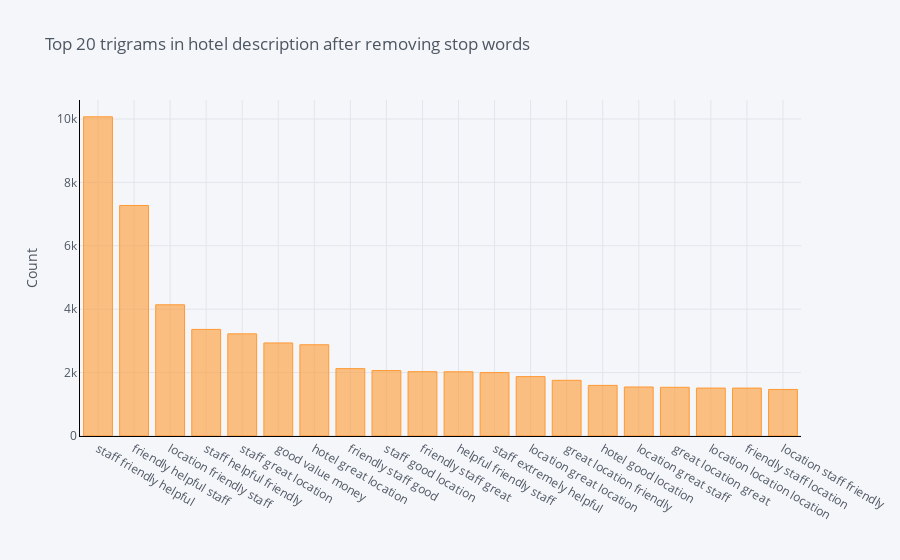

The notebook cell this image was saved under:
### Markdown cell above
### With stopwords

### Code cell
common_words = get_top_n_words_with_stop_words(hotel_review['review_text'], 20,y=(3,3))
df8 = pd.DataFrame(common_words, columns = ['review_text' , 'count'])
df8.groupby('review_text').sum()['count'].sort_values(ascending=False).iplot(kind='bar', yTitle='Count', linecolor='black', title='Top 20 trigrams in hotel description after removing stop words')

### Figure 1 — Plotly figure (JSON) as saved in the notebook; plotly's stock layout.template omitted (floating-point values rounded to 4 significant figures)
{"data": [{"marker": {"color": "rgba(255, 153, 51, 0.6)", "line": {"color": "rgba(255, 153, 51, 1.0)", "width": 1}}, "name": "count", "orientation": "v", "text": "", "type": "bar", "x": ["staff friendly helpful", "friendly helpful staff", "location friendly staff", "staff helpful friendly", "staff great location", "good value money", "hotel great location", "friendly staff good", "staff good location", "friendly staff great", "helpful friendly staff", "staff extremely helpful", "location great location", "great location friendly", "hotel good location", "location great staff", "great location great", "location location location", "friendly staff location", "location staff friendly"], "y": [10069, 7272, 4139, 3362, 3222, 2935, 2878, 2125, 2065, 2030, 2026, 2000, 1873, 1757, 1596, 1546, 1536, 1512, 1511, 1468]}], "layout": {"legend": {"bgcolor": "#F5F6F9", "font": {"color": "#4D5663"}}, "paper_bgcolor": "#F5F6F9", "plot_bgcolor": "#F5F6F9", "title": {"font": {"color": "#4D5663"}, "text": "Top 20 trigrams in hotel description after removing stop words"}, "xaxis": {"gridcolor": "#E1E5ED", "linecolor": "black", "showgrid": true, "tickfont": {"color": "#4D5663"}, "title": {"font": {"color": "#4D5663"}, "text": ""}, "zerolinecolor": "#E1E5ED"}, "yaxis": {"gridcolor": "#E1E5ED", "linecolor": "black", "showgrid": true, "tickfont": {"color": "#4D5663"}, "title": {"font": {"color": "#4D5663"}, "text": "Count"}, "zerolinecolor": "#E1E5ED"}}}
